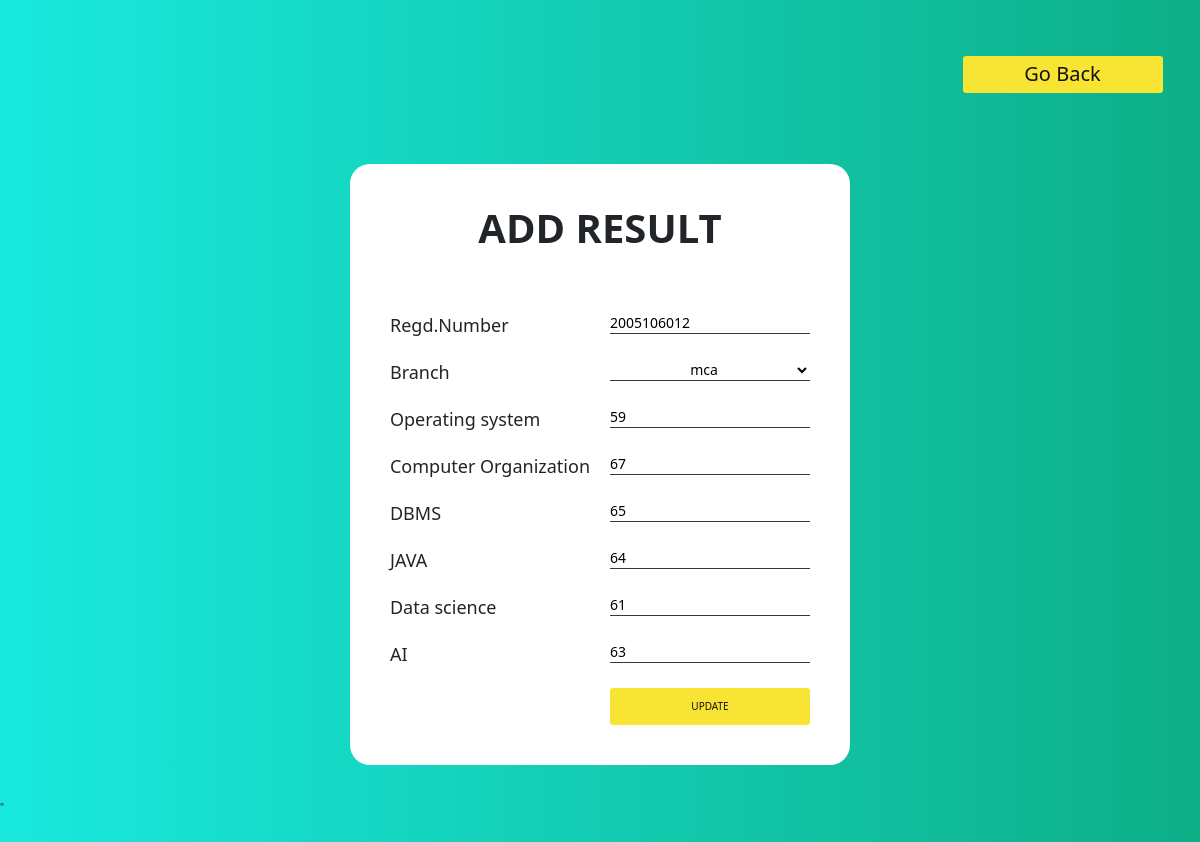
Screenshot of /resupdate.php?sid=5 with the database file from the repository.
### tables this page shows
CREATE TABLE `result` (
  `res_id` int(11) NOT NULL,
  `res_reg` varchar(100) NOT NULL,
  `res_branch` varchar(100) NOT NULL,
  `os` int(11) NOT NULL,
  `co` int(11) NOT NULL,
  `java` int(11) NOT NULL,
  `dbms` int(11) NOT NULL,
  `ds` int(11) NOT NULL,
  `ai` int(11) NOT NULL
);

CREATE TABLE `branch` (
  `id` int(11) NOT NULL,
  `class` varchar(50) NOT NULL
);

### resupdate.php (the view, shortened to what this page needs)
<!DOCTYPE html>
<html lang="en">
<head>
    <link rel="stylesheet" href="css/style.css">
    <link rel="stylesheet" href="css/bootstrap.min.css">
</head>
<body>
    <section id="form1">
        <div class="container">
            <div class="formbox">
                <a href="managestudent.php" class="btn mybtn11">Go back</a>
                <form method="POST" action="<?php $_SERVER['PHP_SELF'] ?>">
                    <h1>Add Result</h1>
                    <?php
                    include "include/connection.php";
                    $id = $_GET['sid'];
                    $sup = "SELECT * FROM result left join branch on res_branch=branch.id WHERE res_id ={$id}";
                    $rup = mysqli_query($con, $sup) or die("Query failed");
                    if ($rp = mysqli_num_rows($rup) > 0) {
                        while ($rap = mysqli_fetch_assoc($rup)) {
                    ?>
                            <div class="formgroup">
                                <label>Regd.Number</label>
                                <input type="text" name="name" value="<?php echo $rap['res_reg'] ?>" placeholder="Enter Registration Number"><br>
                            </div>
                            <div class="formgroup">
                                <label>Branch</label>
                                <select name="brn">
                                    <option value="<?php echo $rap['res_branch'] ?>"><?php echo $rap['class'] ?></option>
                                </select><br>
                            </div>
                            <div class="formgroup">
                                <label>Operating system</label>
                                <input type="text" name="os" value="<?php echo $rap['os'] ?>"><br>
                            </div>
                            <div class="formgroup">
                                <label>Computer Organization</label>
                                <input type="text" name="co" value="<?php echo $rap['co'] ?>"><br>
                            </div>
                            <div class="formgroup">
                                <label>DBMS</label>
                                <input type="text" value="<?php echo $rap['dbms'] ?>" name="dbms"><br>
                            </div>
                            <div class="formgroup">
                                <label>JAVA</label>
                                <input type="text" value="<?php echo $rap['java'] ?>" name="java"><br>
                            </div>
                            <div class="formgroup">
                                <label>Data science</label>
                                <input type="text" value="<?php echo $rap['ds'] ?>" name="ds"><br>
                            </div>
                            <div class="formgroup">
                                <label>AI</label>
                                <input type="text" value="<?php echo $rap['ai'] ?>" name="ai"><br>
                            </div>
                            <input type="submit" name="sub" class="mybtnf" value="UPDATE">
                    <?php }
                    } ?>
                </form>
            </div>
        </div>"
    </section>
</body>
</html>

### css/style.css (style rules this page uses)
*, *::after, *::before { -webkit-box-sizing: border-box; box-sizing: border-box; margin: 0; padding: 0; }
h1, h2, h3, h4, h5, h6, p { margin: 0; }
html { font-size: 62.5%; scroll-behavior: smooth; }
body { font-family: "Roboto", sans-serif; font-size: 100%; font-weight: 400; overflow-x: hidden; }
a, a:hover { text-decoration: none; }
#form1 { background: linear-gradient(to right, #19e9de, #0daf87); height: 130vh; }
.formbox { height: 100vh; width: 100%; display: grid; place-items: center; }
.formbox form h1 { font-weight: 600; font-size: 4rem; text-align: center; text-transform: uppercase; margin-bottom: 3rem; padding-bottom: 3rem; }
.formbox form { background: white; padding: 4rem; border-radius: 20px; }
.formgroup { margin-top: 2rem; }
.formgroup label { font-size: 1.8rem; }
.formgroup input,.formgroup select { border: none; background: none; outline: none; float: right; width: 200px; border-bottom:1px solid rgba(29, 29, 29, 0.877); font-size: 1.4rem; margin-left: 2rem; }
option { text-align: center; font-size: 1.4rem; }
.mybtnf,.formbox a { border-radius: 3px ; background-color: rgb(248, 228, 51); color: rgb(19, 19, 19); height: 3.7rem; float: right; width: 200px; align-items: center; margin-top: 2rem; border: none; }
.formbox a { font-size: 2rem; text-transform: capitalize; margin-left: auto; }

### rows the page displays
result: name "2005106012", brn "mca", os "59", co "67", dbms "65", java "64", ds "61", ai "63"
